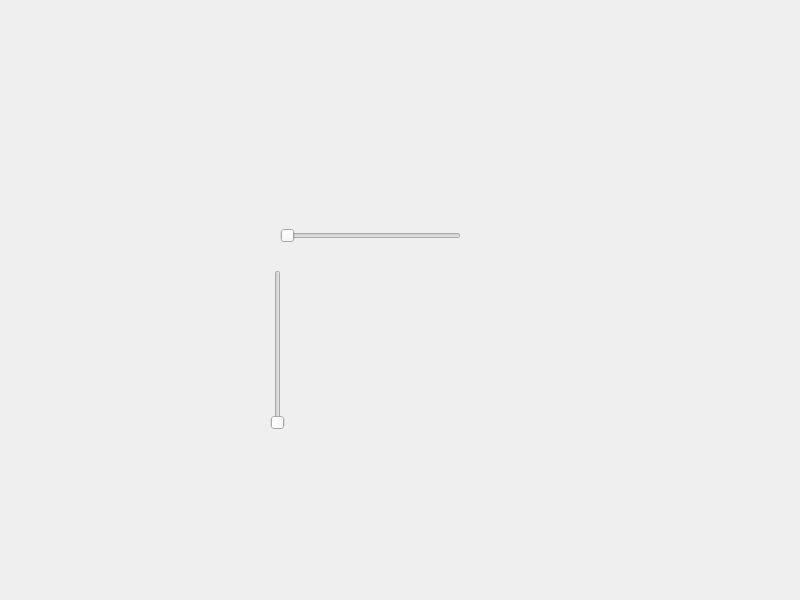
<?xml version="1.0" encoding="UTF-8"?>
<ui version="4.0">
 <class>Widget</class>
 <widget class="QWidget" name="Widget">
  <property name="geometry">
   <rect>
    <x>0</x>
    <y>0</y>
    <width>800</width>
    <height>600</height>
   </rect>
  </property>
  <property name="windowTitle">
   <string>Widget</string>
  </property>
  <widget class="QSlider" name="horizontalSlider">
   <property name="geometry">
    <rect>
     <x>280</x>
     <y>220</y>
     <width>181</width>
     <height>31</height>
    </rect>
   </property>
   <property name="orientation">
    <enum>Qt::Horizontal</enum>
   </property>
  </widget>
  <widget class="QSlider" name="verticalSlider">
   <property name="geometry">
    <rect>
     <x>270</x>
     <y>270</y>
     <width>16</width>
     <height>160</height>
    </rect>
   </property>
   <property name="focusPolicy">
    <enum>Qt::WheelFocus</enum>
   </property>
   <property name="orientation">
    <enum>Qt::Vertical</enum>
   </property>
  </widget>
 </widget>
 <resources/>
 <connections/>
</ui>
